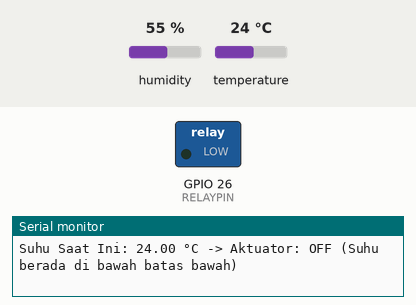
Simulated run of this sketch. Board: ESP32. Parts: switched loads named in the sketch (green lamp = pin HIGH), the last lines printed to the serial monitor. The test bench sets the inputs (shaded band); at power-on: temperature 24 °C, humidity 55 %.

Above: at 2.8 s.
2.9 s: temperature set to 29 °C
7.5 s: temperature set to 32 °C
At 8.5 s:
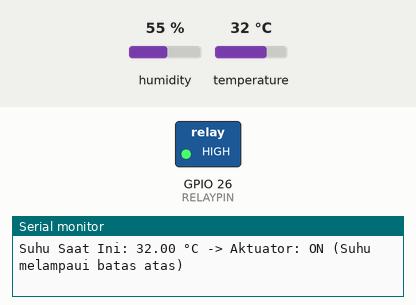
10.2 s: temperature set to 29 °C
13.3 s: temperature set to 26 °C
At 14.5 s:
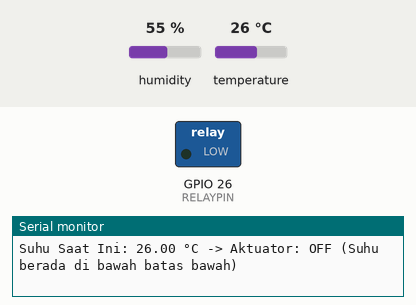
16.0 s: temperature set to 33 °C
At 17.0 s:
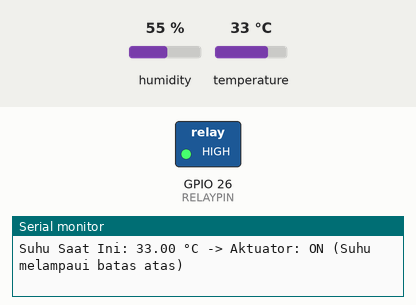
Timing chart, 0 to 19.0 s (numbered marks = the images above; inputs shaded):
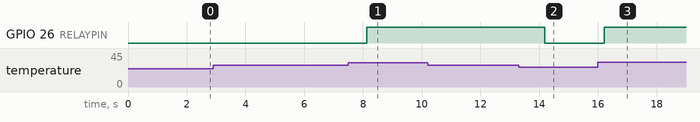

Measured:
- the behaviour switches between 30 and 31 °C on temperature (found by bisection; images 0 and 1)
- the behaviour switches between 28 and 27 °C on temperature (found by bisection; images 1 and 2)
- after the input at 7.5 s, GPIO 26 (RELAYPIN): LOW → HIGH after 0.62 s
- after the input at 13.3 s, GPIO 26 (RELAYPIN): HIGH → LOW after 0.89 s
- after the input at 16.0 s, GPIO 26 (RELAYPIN): LOW → HIGH after 0.22 s

The sketch:

Percobaan2A.ino
```cpp
#include <DHT.h>

#define DHTPIN 4
#define DHTTYPE DHT11

// Pin kendali relay/LED indikator
#define RELAYPIN 26

DHT dht(DHTPIN, DHTTYPE);

// Menentukan dua ambang batas (Histerisis)
const float suhuAtas = 30.0;
const float suhuBawah = 28.0;

void setup() {
  Serial.begin(115200);
  dht.begin();

  pinMode(RELAYPIN, OUTPUT);
  // Pastikan aktuator dalam kondisi mati di awal program
  digitalWrite(RELAYPIN, LOW);

  Serial.println("Memulai sistem kontrol aktuator dengan Histerisis...");
}

void loop() {
  float suhu = dht.readTemperature();
  float kelembaban = dht.readHumidity();

  if (isnan(suhu) || isnan(kelembaban)) {
    Serial.println("Gagal membaca data sensor!");
  } else {
    Serial.print("Suhu Saat Ini: ");
    Serial.print(suhu);
    Serial.print(" °C -> ");

    // Kendali aktuator menggunakan sistem dua ambang batas (Histerisis)
    if (suhu > suhuAtas) {
      digitalWrite(RELAYPIN, HIGH); // Aktifkan relay/LED
      Serial.println("Aktuator: ON (Suhu melampaui batas atas)");
    }
    else if (suhu < suhuBawah) {
      digitalWrite(RELAYPIN, LOW); // Matikan relay/LED
      Serial.println("Aktuator: OFF (Suhu berada di bawah batas bawah)");
    }
    else {
      // Jika suhu berada di antara batas bawah (28) dan batas atas (30),
      // Relay mempertahankan status terakhirnya tanpa perubahan.
      Serial.println("Aktuator: STATUS TETAP (Suhu di rentang toleransi)");
    }
  }

  delay(2000); // jeda pembacaan setiap 2 detik
}
```
